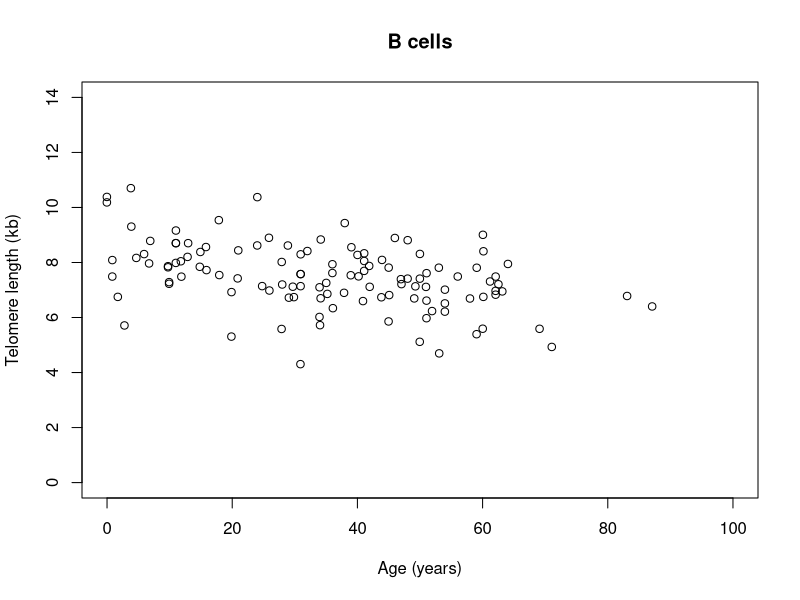
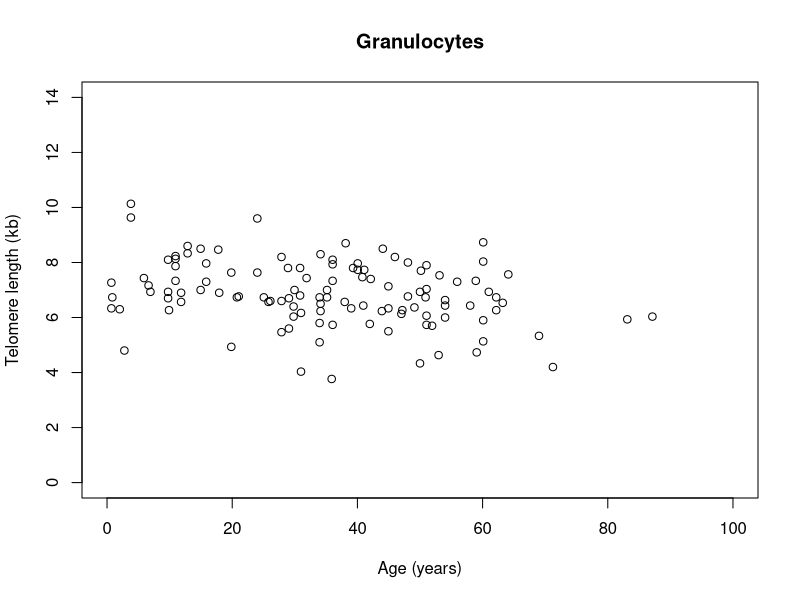
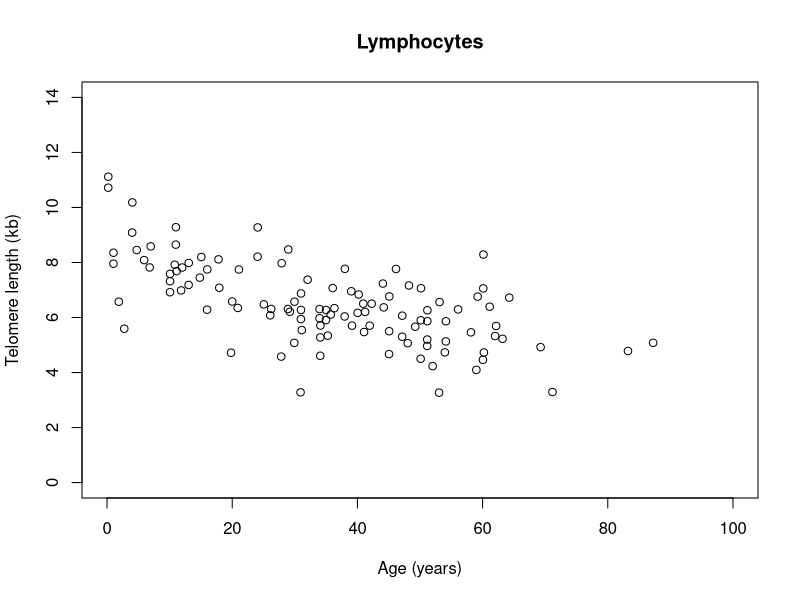
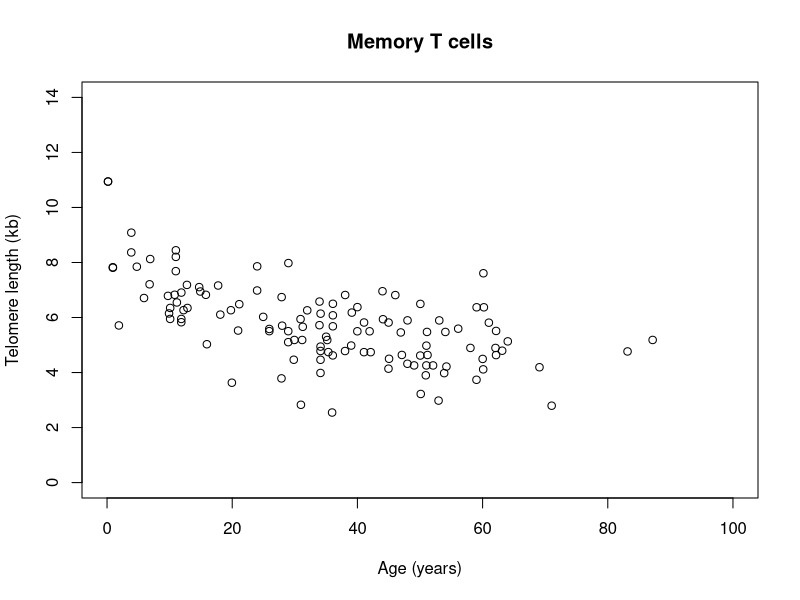
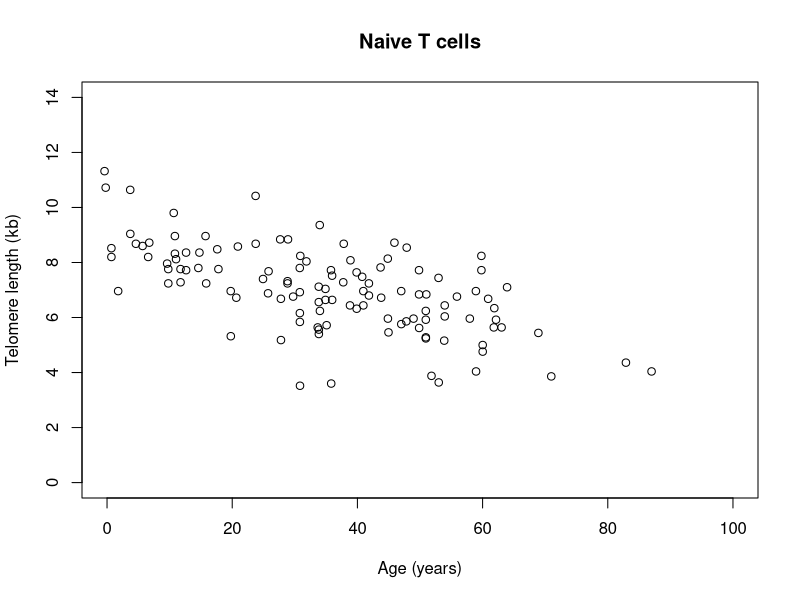
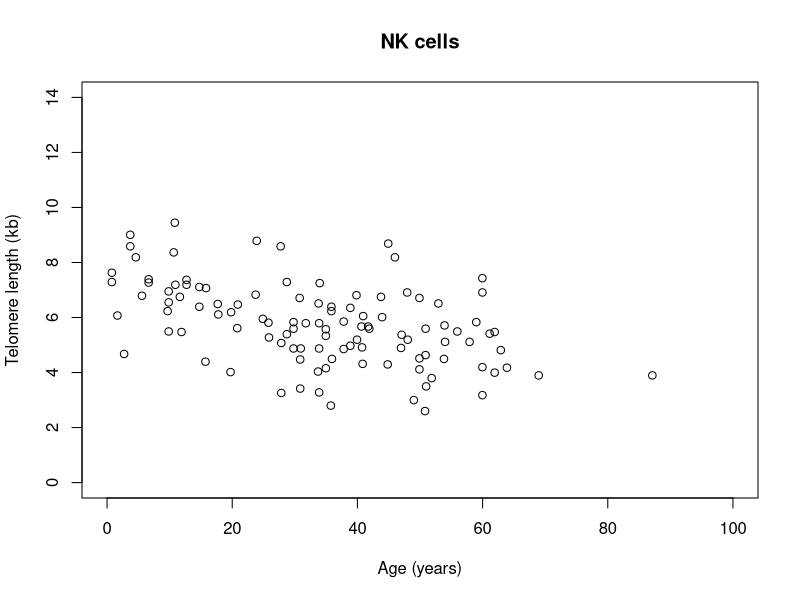

Source code (R) for these figures, in order:
alter_b <- read.csv2("./Alter_2007_fig1_digitized_2023-06-12/b-cells.csv")
alter_gran <- read.csv2("./Alter_2007_fig1_digitized_2023-06-12/Granulocytes.csv")
alter_lymph <- read.csv2("./Alter_2007_fig1_digitized_2023-06-12/lymphocytes.csv")
alter_mem <- read.csv2("./Alter_2007_fig1_digitized_2023-06-12/memory-t.csv")
alter_naive <- read.csv2("./Alter_2007_fig1_digitized_2023-06-12/naive-t.csv")
alter_nk <- read.csv2("./Alter_2007_fig1_digitized_2023-06-12/nk-cells.csv")

dfs <- list(list(alter_b, "B cells"), list(alter_gran, "Granulocytes"), list(alter_lymph, "Lymphocytes"), list(alter_mem, "Memory T cells"), list(alter_naive, "Naive T cells"), list(alter_nk, "NK cells"))

write_plots <- function(df_tuple) {
  df<- df_tuple[[1]]
  df_title <- df_tuple[[2]]
    colnames(df) <- c("age", "tellength")
    png(file.path("output", paste(df_title, "png", sep=".")))
    plot(df$tellength ~ df$age, xlab="Age (years)", ylab="Telomere length (kb)", xlim=c(0,100), ylim=c(0,14), main=df_title)
dev.off()
    }

sapply(dfs, write_plots)
